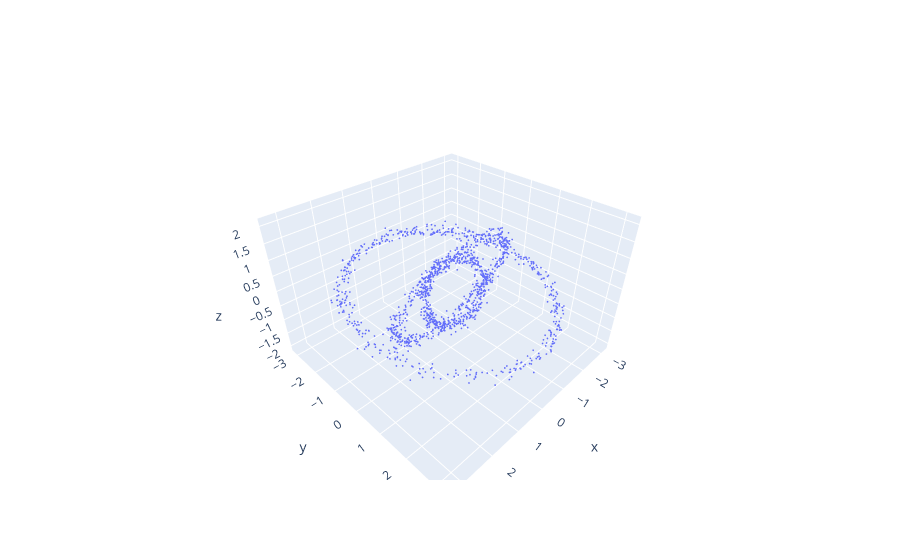

Notebook code cell kept with this figure:
### Markdown cell above
We can see PCA is a bit convoluted:

### Code cell
Ypca = PCA().fit_transform(Y)
quick_scatter(Ypca)

### Figure 1 — Plotly figure (JSON) as saved in the notebook; plotly's stock layout.template omitted (floating-point values rounded to 4 significant figures; data arrays with more than 128 entries replaced by an {"elided": "..."} marker saying what was removed)
{"data": [{"marker": {"size": 1}, "mode": "markers", "type": "scatter3d", "x": {"elided": "1500 float values"}, "y": {"elided": "1500 float values"}, "z": {"elided": "1500 float values"}}], "layout": {}}
